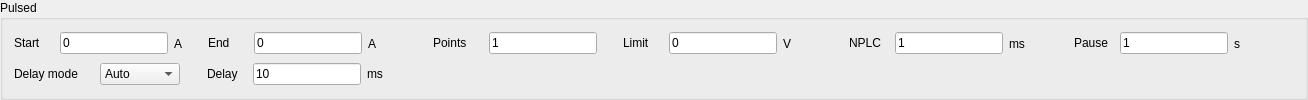
           <widget class="QGroupBox" name="groupBox_pulsedSweep">
            <property name="enabled">
             <bool>true</bool>
            </property>
            <property name="minimumSize">
             <size>
              <width>0</width>
              <height>0</height>
             </size>
            </property>
            <property name="title">
             <string>Pulsed</string>
            </property>
            <layout class="QVBoxLayout" name="verticalLayout_9">
             <item>
              <layout class="QHBoxLayout" name="HBoxLayout_pulsedLine1" stretch="0,1,10,1,10,1,10,1,10,1,10,1">
               <item>
                <layout class="QHBoxLayout" name="HBoxLayout_pulsedStart" stretch="0,0,0">
                 <item>
                  <widget class="QLabel" name="label_continuousStart_2">
                   <property name="sizePolicy">
                    <sizepolicy hsizetype="Fixed" vsizetype="Fixed">
                     <horstretch>0</horstretch>
                     <verstretch>0</verstretch>
                    </sizepolicy>
                   </property>
                   <property name="minimumSize">
                    <size>
                     <width>40</width>
                     <height>0</height>
                    </size>
                   </property>
                   <property name="text">
                    <string>Start</string>
                   </property>
                  </widget>
                 </item>
                 <item>
                  <widget class="QLineEdit" name="lineEdit_pulsedStart">
                   <property name="sizePolicy">
                    <sizepolicy hsizetype="Fixed" vsizetype="Fixed">
                     <horstretch>0</horstretch>
                     <verstretch>0</verstretch>
                    </sizepolicy>
                   </property>
                   <property name="minimumSize">
                    <size>
                     <width>20</width>
                     <height>0</height>
                    </size>
                   </property>
                   <property name="text">
                    <string>0</string>
                   </property>
                  </widget>
                 </item>
                 <item>
                  <widget class="QLabel" name="label_pulsedStartUnits">
                   <property name="text">
                    <string>A</string>
                   </property>
                  </widget>
                 </item>
                </layout>
               </item>
               <item>
                <spacer name="horizontalSpacer_14">
                 <property name="orientation">
                  <enum>Qt::Orientation::Horizontal</enum>
                 </property>
                 <property name="sizeHint" stdset="0">
                  <size>
                   <width>40</width>
                   <height>20</height>
                  </size>
                 </property>
                </spacer>
               </item>
               <item>
                <layout class="QHBoxLayout" name="HBoxLayout_pulsedEnd" stretch="0,0,0">
                 <item>
                  <widget class="QLabel" name="label_continuousEnd_2">
                   <property name="sizePolicy">
                    <sizepolicy hsizetype="Fixed" vsizetype="Fixed">
                     <horstretch>0</horstretch>
                     <verstretch>0</verstretch>
                    </sizepolicy>
                   </property>
                   <property name="minimumSize">
                    <size>
                     <width>40</width>
                     <height>0</height>
                    </size>
                   </property>
                   <property name="text">
                    <string>End</string>
                   </property>
                  </widget>
                 </item>
                 <item>
                  <widget class="QLineEdit" name="lineEdit_pulsedEnd">
                   <property name="sizePolicy">
                    <sizepolicy hsizetype="Fixed" vsizetype="Fixed">
                     <horstretch>0</horstretch>
                     <verstretch>0</verstretch>
                    </sizepolicy>
                   </property>
                   <property name="minimumSize">
                    <size>
                     <width>20</width>
                     <height>0</height>
                    </size>
                   </property>
                   <property name="text">
                    <string>0</string>
                   </property>
                  </widget>
                 </item>
                 <item>
                  <widget class="QLabel" name="label_pulsedEndUnits">
                   <property name="text">
                    <string>A</string>
                   </property>
                  </widget>
                 </item>
                </layout>
               </item>
               <item>
                <spacer name="horizontalSpacer_15">
                 <property name="orientation">
                  <enum>Qt::Orientation::Horizontal</enum>
                 </property>
                 <property name="sizeHint" stdset="0">
                  <size>
                   <width>40</width>
                   <height>20</height>
                  </size>
                 </property>
                </spacer>
               </item>
               <item>
                <layout class="QHBoxLayout" name="HBoxLayout_pulsedPoints" stretch="0,0">
                 <item>
                  <widget class="QLabel" name="label_pulsedPoints">
                   <property name="sizePolicy">
                    <sizepolicy hsizetype="Fixed" vsizetype="Fixed">
                     <horstretch>0</horstretch>
                     <verstretch>0</verstretch>
                    </sizepolicy>
                   </property>
                   <property name="minimumSize">
                    <size>
                     <width>50</width>
                     <height>0</height>
                    </size>
                   </property>
                   <property name="text">
                    <string>Points</string>
                   </property>
                  </widget>
                 </item>
                 <item>
                  <widget class="QLineEdit" name="lineEdit_pulsedPoints">
                   <property name="sizePolicy">
                    <sizepolicy hsizetype="Fixed" vsizetype="Fixed">
                     <horstretch>0</horstretch>
                     <verstretch>0</verstretch>
                    </sizepolicy>
                   </property>
                   <property name="minimumSize">
                    <size>
                     <width>20</width>
                     <height>0</height>
                    </size>
                   </property>
                   <property name="text">
                    <string>1</string>
                   </property>
                  </widget>
                 </item>
                </layout>
               </item>
               <item>
                <spacer name="horizontalSpacer_16">
                 <property name="orientation">
                  <enum>Qt::Orientation::Horizontal</enum>
                 </property>
                 <property name="sizeHint" stdset="0">
                  <size>
                   <width>40</width>
                   <height>20</height>
                  </size>
                 </property>
                </spacer>
               </item>
               <item>
                <layout class="QHBoxLayout" name="HBoxLayout_pulsedLimit" stretch="0,0,0">
                 <item>
                  <widget class="QLabel" name="label_continuousLimit_2">
                   <property name="sizePolicy">
                    <sizepolicy hsizetype="Fixed" vsizetype="Fixed">
                     <horstretch>0</horstretch>
                     <verstretch>0</verstretch>
                    </sizepolicy>
                   </property>
                   <property name="minimumSize">
                    <size>
                     <width>40</width>
                     <height>0</height>
                    </size>
                   </property>
                   <property name="text">
                    <string>Limit</string>
                   </property>
                  </widget>
                 </item>
                 <item>
                  <widget class="QLineEdit" name="lineEdit_pulsedLimit">
                   <property name="sizePolicy">
                    <sizepolicy hsizetype="Fixed" vsizetype="Fixed">
                     <horstretch>0</horstretch>
                     <verstretch>0</verstretch>
                    </sizepolicy>
                   </property>
                   <property name="minimumSize">
                    <size>
                     <width>20</width>
                     <height>0</height>
                    </size>
                   </property>
                   <property name="text">
                    <string>0</string>
                   </property>
                  </widget>
                 </item>
                 <item>
                  <widget class="QLabel" name="label_pulsedLimitUnits">
                   <property name="text">
                    <string>V</string>
                   </property>
                  </widget>
                 </item>
                </layout>
               </item>
               <item>
                <spacer name="horizontalSpacer_22">
                 <property name="orientation">
                  <enum>Qt::Orientation::Horizontal</enum>
                 </property>
                 <property name="sizeHint" stdset="0">
                  <size>
                   <width>40</width>
                   <height>20</height>
                  </size>
                 </property>
                </spacer>
               </item>
               <item>
                <layout class="QHBoxLayout" name="HBoxLayout_pulsedNPLC" stretch="0,0,0">
                 <item>
                  <widget class="QLabel" name="label_pulsedNPLC">
                   <property name="sizePolicy">
                    <sizepolicy hsizetype="Fixed" vsizetype="Fixed">
                     <horstretch>0</horstretch>
                     <verstretch>0</verstretch>
                    </sizepolicy>
                   </property>
                   <property name="minimumSize">
                    <size>
                     <width>40</width>
                     <height>0</height>
                    </size>
                   </property>
                   <property name="text">
                    <string>NPLC</string>
                   </property>
                  </widget>
                 </item>
                 <item>
                  <widget class="QLineEdit" name="lineEdit_pulsedNPLC">
                   <property name="sizePolicy">
                    <sizepolicy hsizetype="Fixed" vsizetype="Fixed">
                     <horstretch>0</horstretch>
                     <verstretch>0</verstretch>
                    </sizepolicy>
                   </property>
                   <property name="minimumSize">
                    <size>
                     <width>20</width>
                     <height>0</height>
                    </size>
                   </property>
                   <property name="baseSize">
                    <size>
                     <width>0</width>
                     <height>0</height>
                    </size>
                   </property>
                   <property name="text">
                    <string>1</string>
                   </property>
                  </widget>
                 </item>
                 <item>
                  <widget class="QLabel" name="label_pulsedNPLCUnits">
                   <property name="text">
                    <string>ms</string>
                   </property>
                  </widget>
                 </item>
                </layout>
               </item>
               <item>
                <spacer name="horizontalSpacer_24">
                 <property name="orientation">
                  <enum>Qt::Orientation::Horizontal</enum>
                 </property>
                 <property name="sizeHint" stdset="0">
                  <size>
                   <width>40</width>
                   <height>20</height>
                  </size>
                 </property>
                </spacer>
               </item>
               <item>
                <layout class="QHBoxLayout" name="HBoxLayout_pulsedPause" stretch="0,0,0">
                 <item>
                  <widget class="QLabel" name="label_pulsedPause_2">
                   <property name="sizePolicy">
                    <sizepolicy hsizetype="Fixed" vsizetype="Fixed">
                     <horstretch>0</horstretch>
                     <verstretch>0</verstretch>
                    </sizepolicy>
                   </property>
                   <property name="minimumSize">
                    <size>
                     <width>40</width>
                     <height>0</height>
                    </size>
                   </property>
                   <property name="text">
                    <string>Pause</string>
                   </property>
                  </widget>
                 </item>
                 <item>
                  <widget class="QLineEdit" name="lineEdit_pulsedPause">
                   <property name="sizePolicy">
                    <sizepolicy hsizetype="Fixed" vsizetype="Fixed">
                     <horstretch>0</horstretch>
                     <verstretch>0</verstretch>
                    </sizepolicy>
                   </property>
                   <property name="minimumSize">
                    <size>
                     <width>20</width>
                     <height>0</height>
                    </size>
                   </property>
                   <property name="baseSize">
                    <size>
                     <width>0</width>
                     <height>0</height>
                    </size>
                   </property>
                   <property name="text">
                    <string>1</string>
                   </property>
                  </widget>
                 </item>
                 <item>
                  <widget class="QLabel" name="label_pulsedPause">
                   <property name="text">
                    <string>s</string>
                   </property>
                  </widget>
                 </item>
                </layout>
               </item>
               <item>
                <spacer name="horizontalSpacer_25">
                 <property name="orientation">
                  <enum>Qt::Orientation::Horizontal</enum>
                 </property>
                 <property name="sizeHint" stdset="0">
                  <size>
                   <width>40</width>
                   <height>20</height>
                  </size>
                 </property>
                </spacer>
               </item>
              </layout>
             </item>
             <item>
              <layout class="QHBoxLayout" name="HBoxLayout_pulsedLine2" stretch="10,1,10,43">
               <item>
                <layout class="QHBoxLayout" name="HBoxLayout_pulsedDelayMode">
                 <item>
                  <widget class="QLabel" name="label_pulsedDelayMode">
                   <property name="sizePolicy">
                    <sizepolicy hsizetype="Fixed" vsizetype="Fixed">
                     <horstretch>0</horstretch>
                     <verstretch>0</verstretch>
                    </sizepolicy>
                   </property>
                   <property name="minimumSize">
                    <size>
                     <width>80</width>
                     <height>0</height>
                    </size>
                   </property>
                   <property name="text">
                    <string>Delay mode</string>
                   </property>
                  </widget>
                 </item>
                 <item>
                  <widget class="QComboBox" name="comboBox_pulsedDelayMode">
                   <property name="sizePolicy">
                    <sizepolicy hsizetype="Fixed" vsizetype="Fixed">
                     <horstretch>0</horstretch>
                     <verstretch>0</verstretch>
                    </sizepolicy>
                   </property>
                   <property name="minimumSize">
                    <size>
                     <width>80</width>
                     <height>0</height>
                    </size>
                   </property>
                   <property name="currentIndex">
                    <number>0</number>
                   </property>
                   <item>
                    <property name="text">
                     <string>Auto</string>
                    </property>
                   </item>
                   <item>
                    <property name="text">
                     <string>Manual</string>
                    </property>
                   </item>
                  </widget>
                 </item>
                </layout>
               </item>
               <item>
                <spacer name="horizontalSpacer_17">
                 <property name="orientation">
                  <enum>Qt::Horizontal</enum>
                 </property>
                 <property name="sizeHint" stdset="0">
                  <size>
                   <width>40</width>
                   <height>20</height>
                  </size>
                 </property>
                </spacer>
               </item>
               <item>
                <layout class="QHBoxLayout" name="HBoxLayout_pulsedDelay" stretch="0,0,0">
                 <item>
                  <widget class="QLabel" name="label_pulsedDelay">
                   <property name="sizePolicy">
                    <sizepolicy hsizetype="Fixed" vsizetype="Fixed">
                     <horstretch>0</horstretch>
                     <verstretch>0</verstretch>
                    </sizepolicy>
                   </property>
                   <property name="minimumSize">
                    <size>
                     <width>40</width>
                     <height>0</height>
                    </size>
                   </property>
                   <property name="text">
                    <string>Delay</string>
                   </property>
                  </widget>
                 </item>
                 <item>
                  <widget class="QLineEdit" name="lineEdit_pulsedDelay">
                   <property name="sizePolicy">
                    <sizepolicy hsizetype="Fixed" vsizetype="Fixed">
                     <horstretch>0</horstretch>
                     <verstretch>0</verstretch>
                    </sizepolicy>
                   </property>
                   <property name="minimumSize">
                    <size>
                     <width>20</width>
                     <height>0</height>
                    </size>
                   </property>
                   <property name="text">
                    <string>10</string>
                   </property>
                  </widget>
                 </item>
                 <item>
                  <widget class="QLabel" name="label_pulsedDelayUnits">
                   <property name="text">
                    <string>ms</string>
                   </property>
                  </widget>
                 </item>
                </layout>
               </item>
               <item>
                <spacer name="horizontalSpacer_18">
                 <property name="orientation">
                  <enum>Qt::Horizontal</enum>
                 </property>
                 <property name="sizeHint" stdset="0">
                  <size>
                   <width>40</width>
                   <height>20</height>
                  </size>
                 </property>
                </spacer>
               </item>
              </layout>
             </item>
            </layout>
           </widget>
